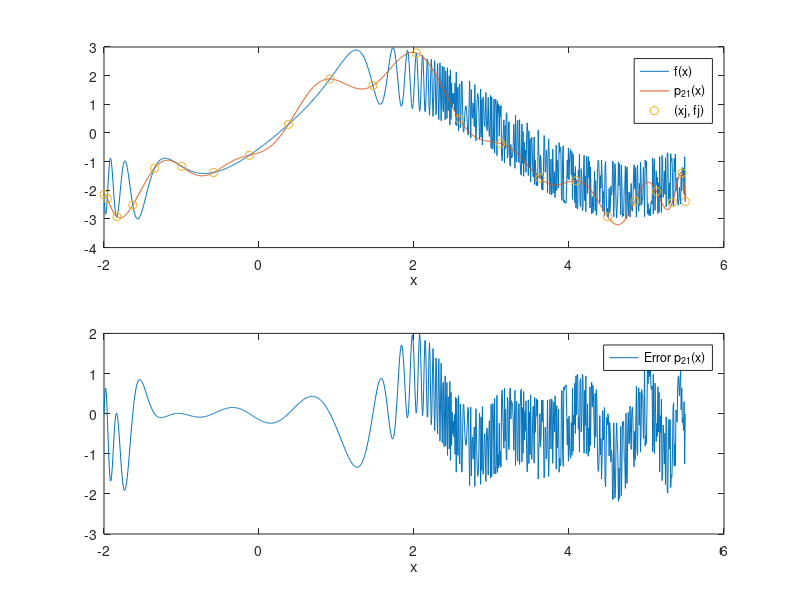

MATLAB code to generate this figure: (Note: this script raises an error after producing the figure.)
% range [-2, 5.5]
a = -2;
b = 5.5;
x = linspace(a, b, 1001);

% function to interpolate on range [-2, 5.5]
f = 2*sin(x) - cos(exp(3*x.^2 ./ 4));

% 22 fitting points -> 21st-order polynomial p21(x)
nNodes = 22;
nOrder = nNodes - 1;
j = 0:nOrder;

% Chebyshev nodes on [-1, 1], mapped onto the domain [a, b]
xj = (a + (b-a)/2*(cos(j*pi/nOrder) + 1));
fj = 2*sin(xj) - cos(exp(3*xj.^2 ./ 4));

% barycentric weights for chebyshev
w = (-1).^j;
w(1) = 1/2*w(1);
w(nNodes) = 1/2*w(nNodes);

% barycentric form of the interpolating polynomial
p21 = zeros(size(x));
for k = 1:numel(x)
    xk = x(k);
    match = find(xk == xj, 1);
    if ~isempty(match)
        p21(k) = fj(match);
    else
        terms = w ./ (xk - xj);
        p21(k) = sum(terms .* fj) / sum(terms);
    end
end

% Error/RMS calcs
error_p21 = p21-f;
rms_p21 = sqrt(sum((error_p21).^2)/length(x))

% plot
figure(1)
subplot(2, 1, 1)
plot(x, f, x, p21, xj, fj, 'o')
xlabel("x")
legend("f(x)", "p_{21}(x)", "(xj, fj)")

subplot(2, 1, 2)
plot(x, error_p21)
xlabel("x")
legend("Error p_{21}(x)")

sgtitle("Problem 02 (A)")

% 102 fitting points -> 101st-order polynomial p101(x)
nNodes = 102;
nOrder = nNodes - 1;
j = 0:nOrder;

% Chebyshev nodes on [-1, 1], mapped onto the domain [a, b]
xj = (a + (b-a)/2*(cos(j*pi/nOrder) + 1));
fj = 2*sin(xj) - cos(exp(3*xj.^2 ./ 4));

% barycentric weights for chebyshev
w = (-1).^j;
w(1) = 1/2*w(1);
w(nNodes) = 1/2*w(nNodes);

% barycentric form of the interpolating polynomial
p101 = zeros(size(x));
for k = 1:numel(x)
    xk = x(k);
    match = find(xk == xj, 1);
    if ~isempty(match)
        p101(k) = fj(match);
    else
        terms = w ./ (xk - xj);
        p101(k) = sum(terms .* fj) / sum(terms);
    end
end

% Error/RMS calcs
error_p101 = p101-f;
rms_p101 = sqrt(sum((error_p101).^2)/length(x))

% plot
figure(2)
subplot(2, 1, 1)
plot(x, f, x, p101)
xlabel("x")
legend("f(x)", "p_{101}(x)")

subplot(2, 1, 2)
plot(x, error_p101)
xlabel("x")
legend("Error p_{101}(x)")

sgtitle("Problem 02 (B)")
